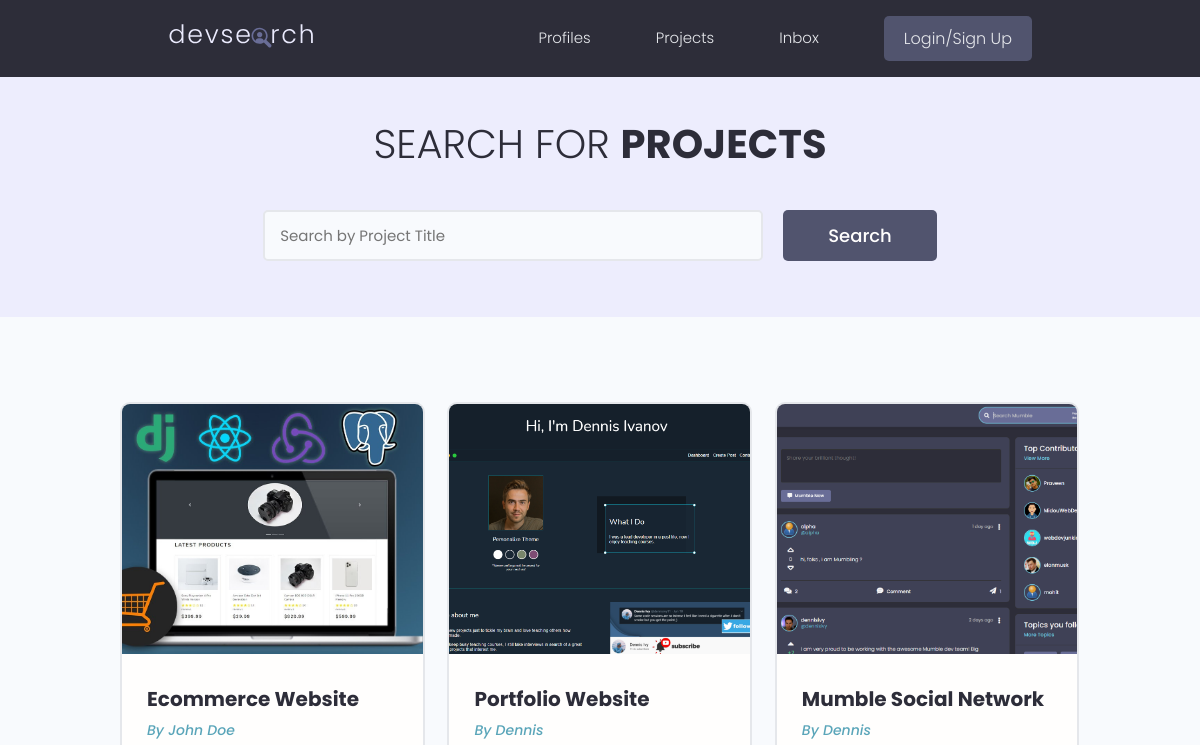
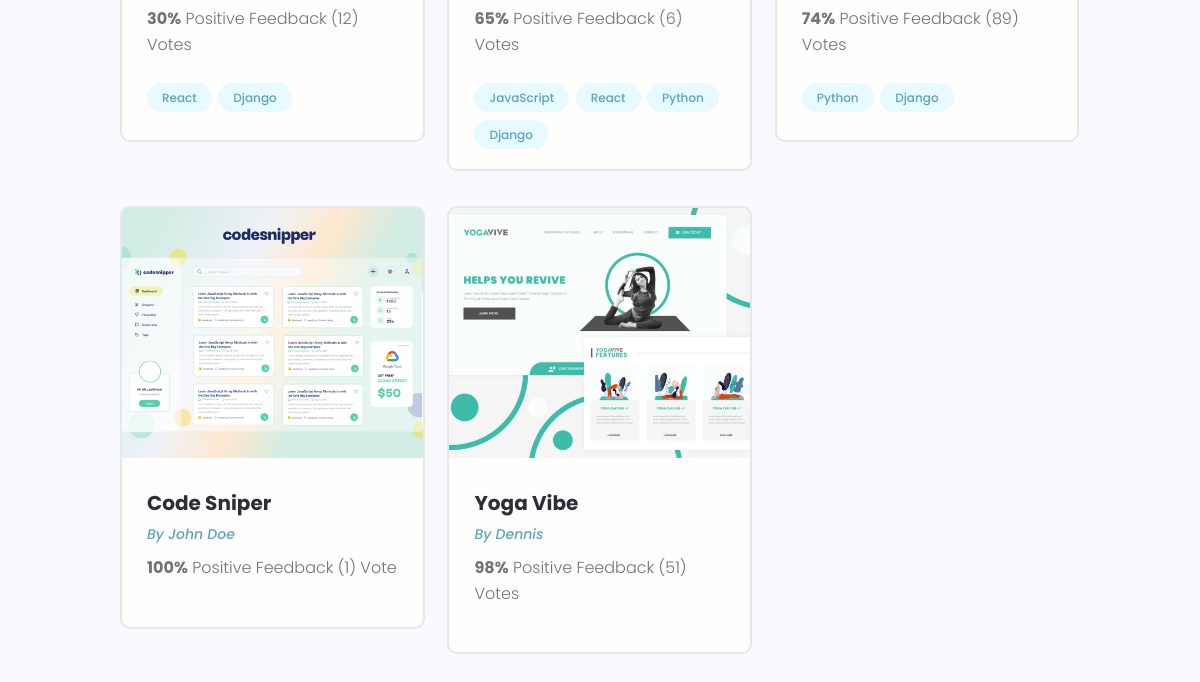
The app's page /projects/, older data (2 pictures, top to bottom).
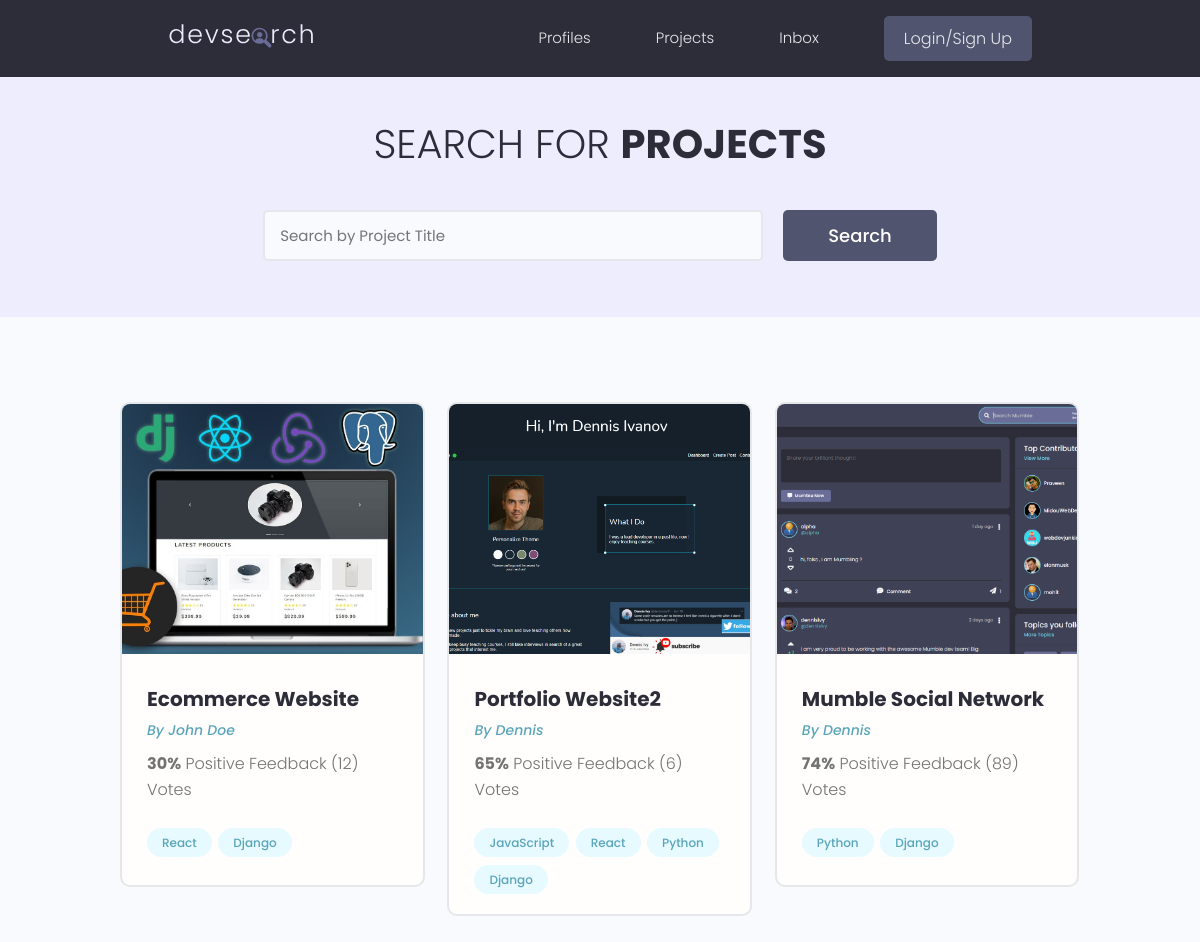
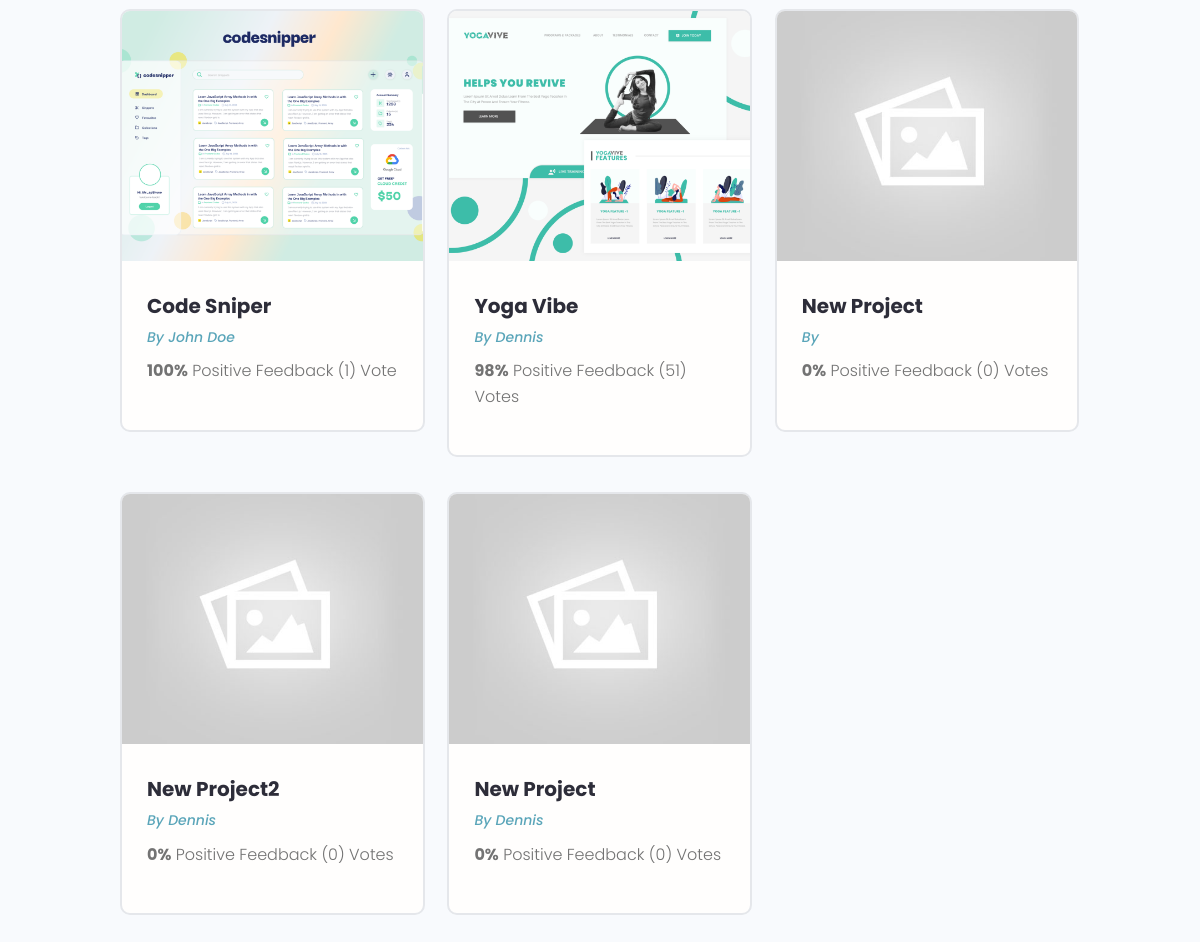
The same page, newer data (2 pictures, top to bottom).
### projects/models.py (models this page shows, shortened)
class Project(models.Model):
    owner = models.ForeignKey(Profile, null=True, blank=True, on_delete=models.SET_NULL)
    title = models.CharField(max_length=200)
    description = models.TextField(null=True, blank=True)
    featured_image = models.ImageField(null=True, blank=True, default="default.jpg")
    demo_link = models.CharField(max_length=2000, null=True, blank=True)
    source_link = models.CharField(max_length=2000, null=True, blank=True)
    tags = models.ManyToManyField('Tag', blank=True)
    vote_total = models.IntegerField(default=0, null=True, blank=True)
    vote_ratio = models.IntegerField(default=0, null=True, blank=True)
    created = models.DateTimeField(auto_now_add=True)
    id = models.UUIDField(default=uuid.uuid4, unique=True, primary_key=True, editable=False)

class Tag(models.Model):
    name = models.CharField(max_length=200)
    created = models.DateTimeField(auto_now_add = True)
    id = models.UUIDField(default=uuid.uuid4, unique=True, primary_key=True, editable=False)
    def __str__(self):
        return self.name

### users/models.py (models this page shows, shortened)
class Profile(models.Model):
    user = models.OneToOneField(User, on_delete=models.CASCADE, null=True, blank=True)
    name = models.CharField(max_length=200, blank=True, null=True)
    email = models.EmailField(max_length=500, blank=True, null=True)
    username = models.CharField(max_length=200, blank=True, null=True)
    location = models.CharField(max_length=200, blank=True, null=True)
    short_intro = models.CharField(max_length=200, blank=True, null=True)
    bio = models.TextField(blank=True, null=True)
    profile_image = models.ImageField(null=True, blank=True, upload_to='profiles/', default="profiles/user-default.png")
    social_github = models.CharField(max_length=200, blank=True, null=True)
    social_twitter = models.CharField(max_length=200, blank=True, null=True)
    social_linkedin = models.CharField(max_length=200, blank=True, null=True)
    social_youtube = models.CharField(max_length=200, blank=True, null=True)
    social_website = models.CharField(max_length=200, blank=True, null=True)
    created = models.DateTimeField(auto_now_add=True)
    id = models.UUIDField(default=uuid.uuid4, unique=True, primary_key=True, editable=False)

### projects/views.py (the view)
# urls.py: path('projects/', include('projects.urls')),
def projects(request):
    projects = Project.objects.all()
    context = { 'projects' : projects}
    return render(request, 'projects/projects.html', context)

### projects/templates/projects/projects.html (shortened to what this page needs)
{% extends 'main.html' %}
{% block content %}
  <main class="projects">
     <section class="hero-section text-center">
       <div class="container container--narrow">
         <div class="hero-section__box">
           <h2>Search for <span>Projects</span></h2>
         </div>
         <div class="hero-section__search">
           <form class="form" action="#" method="get">
             <div class="form__field">
               <input class="input input--text" id="formInput#search" type="text" name="text"
                 placeholder="Search by Project Title" />
             </div>
             <input class="btn btn--sub btn--lg" type="submit" value="Search" />
           </form>
         </div>
       </div>
     </section>
     <section class="projectsList">
       <div class="container">
         <div class="grid grid--three">
          {% for project in projects %}
           <div class="column">
             <div class="card project">
               <a href="{% url 'project' project.id %}" class="project">
                 <img class="project__thumbnail" src="{{ project.featured_image.url }}" alt="project thumbnail" />
                 <div class="card__body">
                   <h3 class="project__title">{{project.title}}</h3>
                   <p><a class="project__author" href="{% url 'user-profile' project.owner.id %}">By {{project.owner.name}}</a></p>
                   <p class="project--rating">
                     <span style="font-weight: bold;">{{project.vote_ratio}}%</span> Positive
                     Feedback ({{project.vote_total}}) Vote{{project.vote_total|pluralize:"s"}}
                   </p>
                   <div class="project__tags">
                    {% for tag in project.tags.all %}
                     <span class="tag tag--pill tag--main">
                       <small>{{tag}}</small>
                     </span>
                    {% endfor %}
                   </div>
                 </div>
               </a>
             </div>
           </div>
           {% endfor %}
         </div>
       </div>
     </section>
   </main>
{% endblock content %}

### templates/main.html (shortened to what this page needs)
<!DOCTYPE html>
{% load static %}
<html>
<head>
    <link rel="stylesheet" href="https://cdn.iconmonstr.com/1.3.0/css/iconmonstr-iconic-font.min.css" />
    <link rel="stylesheet" href="{% static 'uikit/styles/uikit.css' %}" />
    <link rel="stylesheet" href="{% static 'styles/app.css' %}" />
  </head>
<body>
    {% include 'navbar.html' %}
    {% block content %}
    {% endblock content%}
</body>
</html>

### templates/navbar.html (shortened to what this page needs)
{% load static %}
 <header class="header">
    <div class="container container--narrow">
      <a href="{% url 'profiles' %}" class="header__logo">
        <img src="{% static 'images/logo.svg' %}" alt="DevSearch Logo" />
      </a>
      <nav class="header__nav">
        <ul class="header__menu">
          <li class="header__menuItem"><a href="{% url 'profiles' %}">Profiles</a></li>
          <li class="header__menuItem"><a href="{% url 'projects' %}">Projects</a></li>
          <li class="header__menuItem"><a href="">Inbox</a></li>
          {% if request.user.is_authenticated %}
          <li class="header__menuItem"><a href="{% url 'account' %}">Account</a></li>
          <li class="header__menuItem"><a href="{% url 'logout' %}" class="btn btn--sub">Logout</a></li>
          {% else %}
          <li class="header__menuItem"><a href="{% url 'login' %}" class="btn btn--sub">Login/Sign Up</a></li>
          {% endif %}
        </ul>
      </nav>
    </div>
  </header>

### static/styles/app.css (style rules this page uses)
:root { --color-sub: #2d2d39; }
.btn--sub { background-color: var(--color-sub-light); }
.card { border: 2px solid var(--color-light); }
img { width: 100%; }
.header { position: sticky; z-index: 111; background-color: var(--color-sub); padding: 1.5rem 0; }
.header > .container { display: flex; justify-content: space-between; align-items: center; }
.header__logo > img { height: 3.8rem; }
.header__nav > ul { display: inline-flex; align-items: center; list-style: none; gap: 6.5rem; }
.header__menuItem > a { color: var(--color-light); font-weight: 300; }
.hero-section { height: 40vh; display: flex; align-items: center; background-color: var(--color-sub); }
.hero-section__box { margin-bottom: 4rem; }
.hero-section__box > h2, .hero-section__box > h2 > span { font-size: 4rem; color: var(--color-light); line-height: 1.3; text-transform: uppercase; }
.hero-section__box > h2 { font-weight: 300; }
.hero-section__box > h2 > span { font-weight: 700; }
.hero-section__search > .form { display: flex; align-items: center; justify-content: center; gap: 2rem; }
.hero-section__search > .form input.input--text { width: 50rem; }
.project__author { font-size: 1.4rem; font-style: italic; }
.project--rating { margin-bottom: 1.6em; margin-top: .5em; }
.projects > .hero-section { background: var(--color-sub-lighter); height: 30vh; }
.projects .hero-section__box { margin-bottom: 2.5rem; }
.projects .hero-section__box > h2 { color: var(--color-sub); }
.projects .hero-section__box > h2 > span { font-weight: 700; color: var(--color-sub); }
.projectsList { margin-top: 8rem; }
.project__thumbnail { height: 25rem; object-fit: cover; object-position: top center; }
.project__title { font-size: 2rem; font-weight: 700; color: var(--color-sub); }

### static/uikit/styles/modules/_variables.css (style rules this page uses)
:root { --color-main: #5aa5b9; --color-main-light: #e6faff; --color-sub: #3f4156; --color-sub-light: #51546e; --color-sub-lighter: #ededfd; --color-text: #737373; --color-gray: #8b8b8b; --color-light: #e5e7eb; --color-light-gray: #767676; --color-bg: #f8fafd; --color-white: #fffefd; --color-white-light: #f3f3f3; --color-success: #359e64; --color-success-bg: #def8e8; --color-error: #fc4b0b; --color-error-bg: #fff2ee; --font-base: 'Poppins', arial, helvetica, 'Segoe UI', roboto, ubuntu, sans-serif; --font-monospace: 'Fira Code', 'Courier New', courier, monospace; --font-regular: 300; --font-medium: 500; --font-bold: 700; --generic-shadow: 1px 1px 5px #00000010; --generic-transition: all 0.3s ease-in-out; }

### static/uikit/styles/modules/_base.css (style rules this page uses)
* { margin: 0; padding: 0; box-sizing: border-box; text-rendering: optimizeLegibility; color: inherit; font-size: inherit; }
html { font-size: 50%; }
@media only screen and (min-width: 480px) { html { font-size: 56.25%; } }
@media only screen and (min-width: 1200px) { html { font-size: 62.5%; } }
body { line-height: 1.6; font-weight: 400; font-size: 1.5rem; color: var(--color-text); background-color: var(--color-bg); min-height: 100vh; }

### static/uikit/styles/modules/_typography.css (style rules this page uses)
* { font-family: var(--font-base); }
h2 { font-size: 3.6rem; font-weight: var(--font-bold); }
h3 { font-size: 3.2rem; font-weight: var(--font-medium); }
p, span, strong { font-size: 1.6rem; color: var(--color-text); font-weight: var(--font-regular); }
a { padding-bottom: 2px; text-decoration: none; display: inline-block; color: var(--color-main); font-weight: var(--font-medium); }

### static/uikit/styles/modules/_utilities.css (style rules this page uses)
.container { width: 92%; max-width: 165rem; margin: 0 auto; box-sizing: border-box; }
.container--narrow { width: 92%; max-width: 120rem; }
@media screen and (min-width: 1000px) { .container { width: 90%; } }
@media screen and (min-width: 1000px) { .container--narrow { width: 85%; } }
@media screen and (min-width: 1200px) { .container { width: 80%; } }
@media screen and (min-width: 1200px) { .container--narrow { width: 72%; } }
.text-center { text-align: center; }

### static/uikit/styles/modules/_button.css (style rules this page uses)
.btn { display: inline-block; position: relative; cursor: pointer; background-color: var(--color-light); font-weight: var(--font-medium); color: var(--color-sub); text-decoration: none; padding: 1rem 2rem; border-radius: 0.5rem; border: none; width: -webkit-fit-content; width: -moz-fit-content; width: fit-content; height: -webkit-fit-content; height: -moz-fit-content; height: fit-content; font-size: 1.6rem; outline-width: 0; outline-color: transparent; -webkit-backface-visibility: hidden; backface-visibility: hidden; transition: all 0.3s ease-in-out; }
.btn--sub { background-color: var(--color-sub); color: var(--color-white); }
.btn--lg { font-size: 1.8rem; padding: 1.2rem 4.5rem; }

Row changes from the older to the newer data that the page shows:
changed Project: title "Portfolio Website" → "Portfolio Website2"
added Project: featured_image (placeholder picture), title "New Project", vote_ratio "0", vote_total "0"
added Project: featured_image (placeholder picture), title "New Project2", owner.name "Dennis", vote_ratio "0", vote_total "0"
added Project: featured_image (placeholder picture), title "New Project", owner.name "Dennis", vote_ratio "0", vote_total "0"
